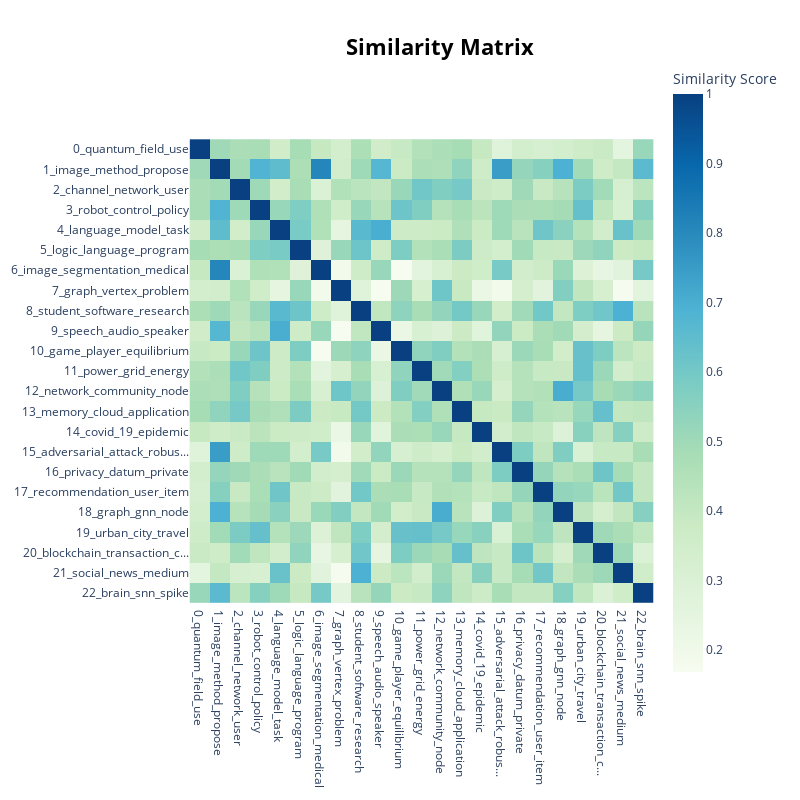

Here is the notebook cell this chart was saved with:
### Code cell
topic_model5.visualize_heatmap()

### Figure 1 — Plotly figure (JSON) as saved in the notebook; plotly's stock layout.template omitted (floating-point values rounded to 4 significant figures; data arrays with more than 128 entries replaced by an {"elided": "..."} marker saying what was removed)
{"data": [{"coloraxis": "coloraxis", "hovertemplate": "x: %{x}<br>y: %{y}<br>Similarity Score: %{z}<extra></extra>", "name": "0", "type": "heatmap", "x": ["0_quantum_field_use", "1_image_method_propose", "2_channel_network_user", "3_robot_control_policy", "4_language_model_task", "5_logic_language_program", "6_image_segmentation_medical", "7_graph_vertex_problem", "8_student_software_research", "9_speech_audio_speaker", "10_game_player_equilibrium", "11_power_grid_energy", "12_network_community_node", "13_memory_cloud_application", "14_covid_19_epidemic", "15_adversarial_attack_robus...", "16_privacy_datum_private", "17_recommendation_user_item", "18_graph_gnn_node", "19_urban_city_travel", "20_blockchain_transaction_c...", "21_social_news_medium", "22_brain_snn_spike"], "xaxis": "x", "y": ["0_quantum_field_use", "1_image_method_propose", "2_channel_network_user", "3_robot_control_policy", "4_language_model_task", "5_logic_language_program", "6_image_segmentation_medical", "7_graph_vertex_problem", "8_student_software_research", "9_speech_audio_speaker", "10_game_player_equilibrium", "11_power_grid_energy", "12_network_community_node", "13_memory_cloud_application", "14_covid_19_epidemic", "15_adversarial_attack_robus...", "16_privacy_datum_private", "17_recommendation_user_item", "18_graph_gnn_node", "19_urban_city_travel", "20_blockchain_transaction_c...", "21_social_news_medium", "22_brain_snn_spike"], "yaxis": "y", "z": {"elided": "23x23 float values"}}], "layout": {"coloraxis": {"colorbar": {"title": {"text": "Similarity Score"}}, "colorscale": [[0, "rgb(247,252,240)"], [0.125, "rgb(224,243,219)"], [0.25, "rgb(204,235,197)"], [0.375, "rgb(168,221,181)"], [0.5, "rgb(123,204,196)"], [0.625, "rgb(78,179,211)"], [0.75, "rgb(43,140,190)"], [0.875, "rgb(8,104,172)"], [1, "rgb(8,64,129)"]]}, "height": 800, "hoverlabel": {"bgcolor": "white", "font": {"family": "Rockwell", "size": 16}}, "legend": {"title": {"text": "Trend"}}, "margin": {"t": 60}, "showlegend": true, "title": {"font": {"color": "Black", "size": 22}, "text": "<b>Similarity Matrix</b>", "x": 0.55, "xanchor": "center", "y": 0.95, "yanchor": "top"}, "width": 800, "xaxis": {"anchor": "y", "autorange": true, "constrain": "domain", "domain": [0, 1], "range": [-0.5, 22.5], "scaleanchor": "y", "type": "category"}, "yaxis": {"anchor": "x", "autorange": true, "constrain": "domain", "domain": [0.1002, 0.8998], "range": [22.5, -0.5], "type": "category"}}}
